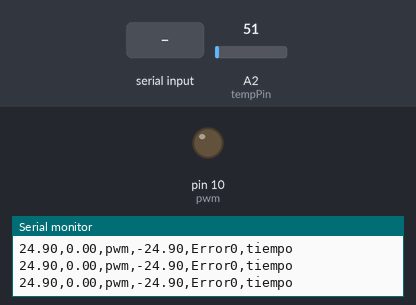
Recording of a sketch running on a simulated Arduino Uno, built with avr-gcc and run on an emulated ATmega328P. Parts: output pins drawn as LEDs (lit = HIGH), the last lines printed to the serial monitor. The inputs (shaded band) are chosen by the test bench; at power-on: A2 (tempPin) = 51.

Above: at 1.2 s.
1.3 s: "a" received over Serial
At 1.51 s:
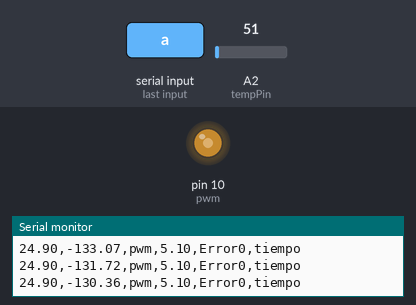
4.3 s: A2 (tempPin) set to 71
7.3 s: A2 (tempPin) set to 61
10.3 s: A2 (tempPin) set to 30
At 14.0 s:
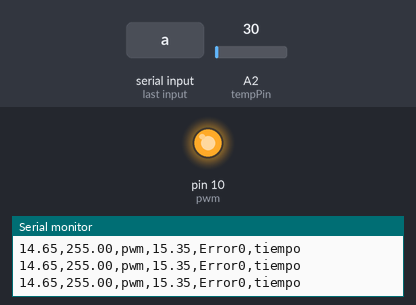
Timing chart, 0 to 14.3 s (numbered marks = the images above; inputs shaded):
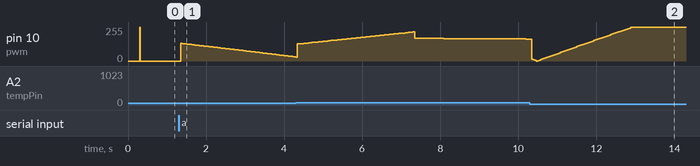

The sketch:

Labview_milisb.ino
```cpp
/*Este programa fué implementado para realizar la adquisición de datos de un sensor de LM35 para una huevera ya que se realizó un datalogger por medio de Labview  y una visualización de datos en
 * "tiempo real"
 * El periodo de muestreo fue de 2 segundos ya que los sistemas térmicos son lentos en comparación con otros sistemas diámicos
 * La referencia se mueve desde la interface de LabView
 *
 *
 *
 *
 */


float tempC=0,tprom=0;
int tempPin = 2; // Definimos la entrada en pin A0
unsigned long TT=0;
unsigned long time1=0,timep,ttime,etime,timepp;
// setu=0;  //setu  valor en cuentas de encoder
float  kp=9.87026504016545, ki=0.264937464595288, kd=0;/// kp=2.81039550086614,ki=0.025777397238068,kd=0.02;  //ganancias que se sintoniza adecuadamente solo pidio un pd kp=.62,ki=0.12,kd=.02//                            // giro derecha giro izquierda
float ea=0,cin=0,de=0,error=0,ee;                 //errores
int pwm=10,ref;                            //declaración de pin
float u=0,ua=0,temp=0;
int win=15;  //wi 25 la ventana de paso se calcula con base al teorema de nyquiz
char setua,setu;
const long Interval=300;
void PID_HIPPIE();
void setup()
{
    // Abre puerto serial y lo configura a 9600 bps
    Serial.begin(9600);
    Serial.println("DHTxx test! and LM35");
    pinMode(pwm, OUTPUT);

}


void PID_HIPPIE(int set)   // función para el PID
{
  error=set-tempC;
de=ea-error; //
//u=kp*error+ki*cin sistema termico sale bien  ;
u=(kp+ki)*error-kp*ea+ua;// LEYJ
ea=error;
ua=u;
if (abs(error)<win)      //solo entra con el PI  wind up to limiar la i
{cin+=error;}
else
cin=0;
if (u>255)
u=255;
if (u<-255) //
u=0;//255-abs(u) el error disminuyo;  // asi estaba antes de LEYJ-255;               //limitación de PWM
analogWrite(pwm,abs(u));
  }


void loop()
{
  unsigned long CurMili=millis();
  if(CurMili-timep>=Interval){
  ttime=micros();  // tiempo desde que corre en el micro
   TT=millis();
  etime=ttime-timep;
  etime=ttime-timepp;
  setua=setu;
  if(etime>20000)  //  //"tiempo de muestreo"
  { if (Serial.available() > 0) {
                setu = Serial.read();

        }


      if(setu=='a'){
        ref=30;}
        if(setu=='b'){ref=29;}
    tempC = analogRead(tempPin);
    // Convierte el valor a temperatura
    tempC = tempC*5*100/1024;//(5 * tempC * 10.0)/1024.0;
    tprom=tprom+tempC;
    temp=++temp;

    if(temp>=20){
       tprom=tprom/20;
    Serial.print(tprom); //
    Serial.print("\54") ;
    Serial.print(u);
    Serial.print("\54") ;
    Serial.print("pwm");
    Serial.print("\54") ;
    Serial.print(error);
    Serial.print("\54") ;
    Serial.print("Error");
    Serial.print(timep);
    Serial.print("\54") ;
    Serial.println("tiempo");
   PID_HIPPIE(ref); // se pone la referencia del controlador
   tprom=0;
   temp=0;
    }
  }
  }
}
```
